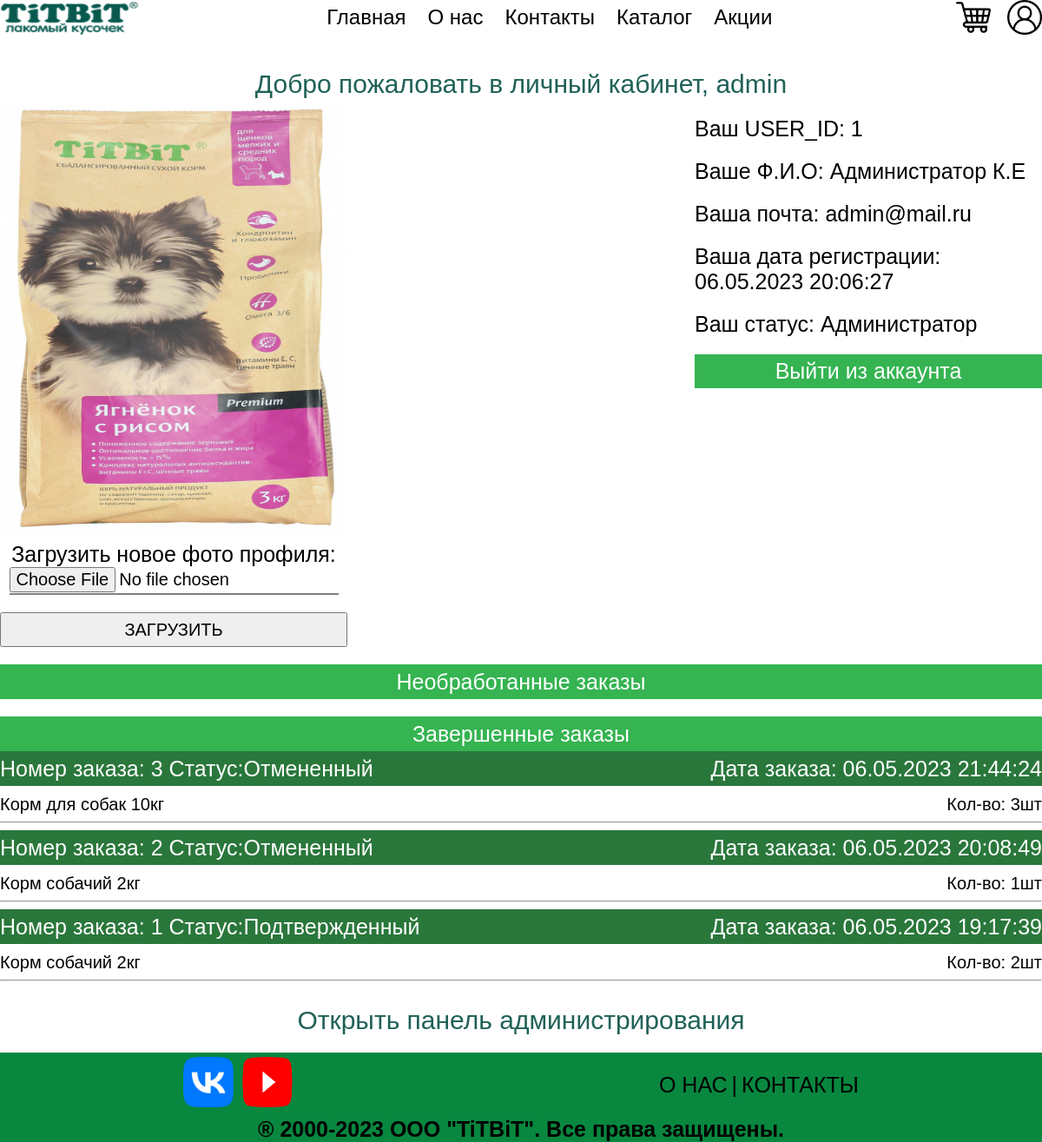
The app's page /user/profile.php (signed in), older data.
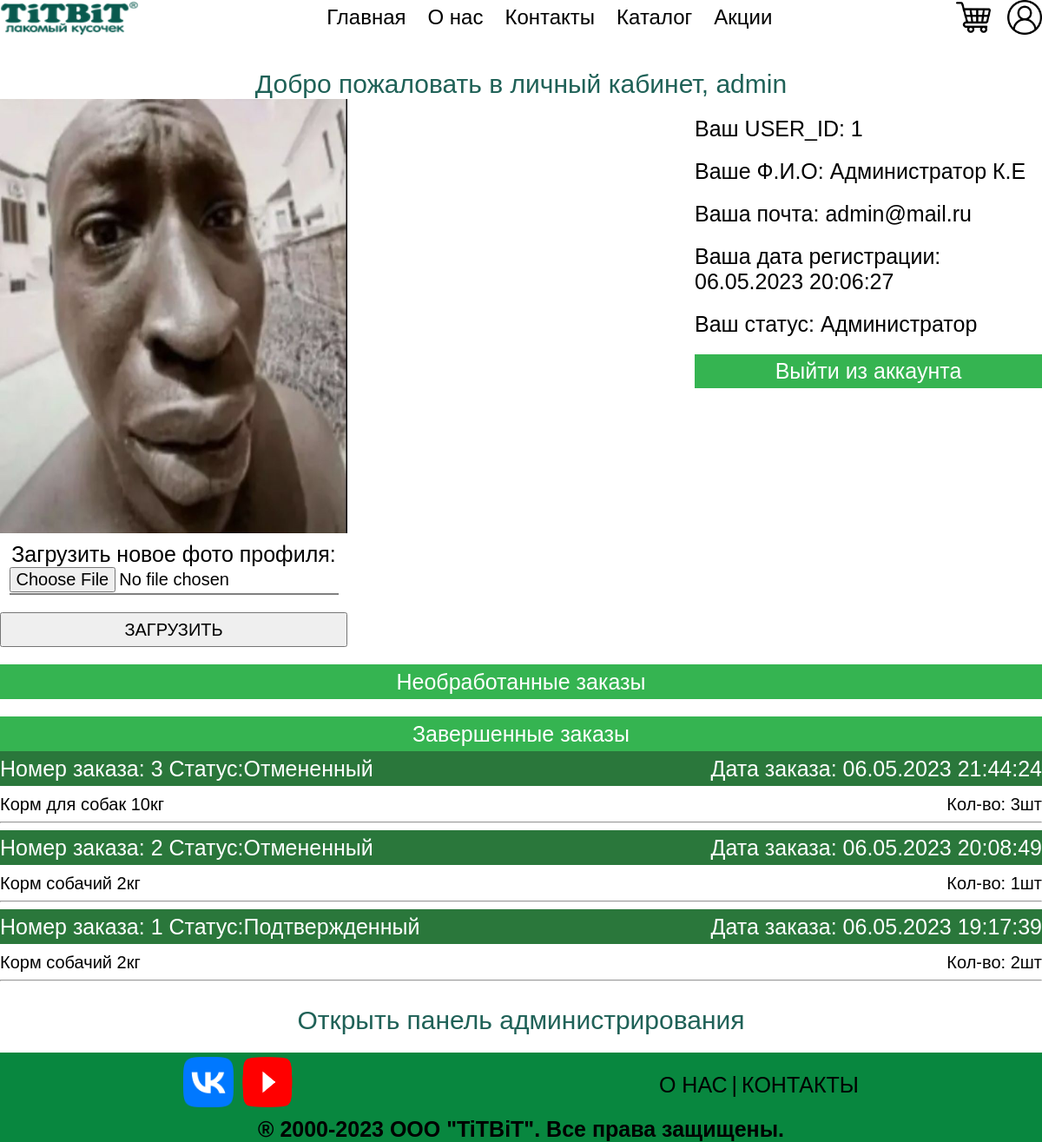
The same page, newer data.
### tables this page shows
CREATE TABLE `users` (
  `id` int(11) NOT NULL,
  `login` varchar(30) NOT NULL,
  `fullname` varchar(100) NOT NULL,
  `mail` varchar(50) NOT NULL,
  `pass` varchar(50) NOT NULL,
  `register_date` varchar(20) DEFAULT NULL,
  `status` int(10) DEFAULT NULL,
  `img` varchar(255) NOT NULL DEFAULT '',
  `cart` varchar(255) NOT NULL DEFAULT ''
);

CREATE TABLE `orders` (
  `id` int(11) NOT NULL,
  `user_id` int(11) NOT NULL,
  `items` varchar(255) NOT NULL,
  `date` varchar(20) NOT NULL,
  `status` int(10) NOT NULL DEFAULT '1',
  `description` varchar(255) DEFAULT NULL
);

CREATE TABLE `status_list` (
  `id` int(10) NOT NULL,
  `name` varchar(20) NOT NULL
);

CREATE TABLE `catalog` (
  `id` int(11) NOT NULL,
  `category` int(10) NOT NULL,
  `date` varchar(20) NOT NULL,
  `name` varchar(255) NOT NULL,
  `description` varchar(1024) NOT NULL,
  `photo` varchar(255) NOT NULL,
  `price` varchar(10) NOT NULL,
  `price_before` varchar(10) DEFAULT NULL,
  `qty` varchar(10) NOT NULL
);

### user/profile.php (the view, shortened to what this page needs)
<?php
require_once __DIR__ . '../../connect.php';
$userinfoquery = $pdo->query("SELECT * FROM `users` WHERE id = '".$_SESSION['user']['id']."'");
$userinfo = $userinfoquery->fetch();
?>
<!DOCTYPE html>
<html lang="en">
<head>
    <link rel="stylesheet" href="../style/style.css" type="text/css">
</head>
<body>
<div class="wrapper">
    <?php include '../user/header.php' ?>
    <div class="container">
        <div class="textBlock"><span>Добро пожаловать в личный кабинет, <?= $userinfo['login']?></span></div>
        <div class="userGUI">
            <div class="userphoto">
                <?php if($userinfo['img']):?><img src="../<?= $userinfo['img']?>"><?php else:?><img src="../img/nothing.png"><?php endif;?>
                <form class="userForm" action="userchange.php" method="POST" enctype='multipart/form-data'>
                    <label>Загрузить новое фото профиля:</label>
                    <input name="userimg" type="file">
                    <button type="submit">ЗАГРУЗИТЬ</button>
                </form>
            </div>
            <div class="userInfo">
                <div><span>Ваш USER_ID: <?= $userinfo['id']?></span></div>
                <div><span>Ваше Ф.И.О: <?= $userinfo['fullname']?></span></div>
                <div><span>Ваша почта: <?= $userinfo['mail']?></span></div>
                <div><span>Ваша дата регистрации: <?= $userinfo['register_date']?></span></div>
                <div>
                <span>Ваш статус:
                <?php
                if ($userinfo['status'] == 1){
                    echo 'Администратор';
                }
                ?>
                </span>
                </div>
                <div class="userInfoExit"><span><a href="logout.php">Выйти из аккаунта</a></span></div>
            </div>
            <div class="PurchaseHistoryNav">
                    <div class="PurchaseHistory">
                    <div class="profileTextBlock"><span>Необработанные заказы</span></div>
                        <div class="profileTextBlock"><span>Завершенные заказы</span></div>
                        <?php
                        $usercartquery = $pdo->query("SELECT * FROM `orders` WHERE user_id = '".$_SESSION['user']['id']."' AND status != 1 ORDER BY id DESC");
                        $usercart = $usercartquery->fetchAll();
                        ?>
                        <?php foreach ($usercart as $order): ?>
                        <?php
                        $statuslistquery = $pdo->query("SELECT `name` FROM `status_list` WHERE id = '".$order['status']."'");
                        $statuslist = $statuslistquery->fetch();
                        ?>
                            <div class="orderInProcessHeader"><span>Номер заказа: <?=$order['id']?> Статус:<?=$statuslist['name']?></span><div class="forHeader"><span>Дата заказа: <?=$order['date']?></span></div></div>
                        <?php
                        $usercart = explode(';',$order['items']);
                        $usercart = array_diff($usercart, array(''));
                        ?>
                        <?php foreach ($usercart as $item): ?>
                            <?php
                            $usercartexplode = explode('x',$item);
                            $itemquery = $pdo->query("SELECT * FROM `catalog` WHERE id = '".$usercartexplode['0']."'");
                            $itembase = $itemquery->fetch();
                        ?>
                        <div class="orderInProcess">
                            <div class="orderInProcessBody"><span><?=$itembase['name']?></span><span>Кол-во: <?=$usercartexplode['1']?>шт</span></div>
                            <hr>
                        </div>
                        <?php endforeach;?>
                        <?php endforeach;?>
                    </div>
                </div>
        </div>
        <?php if($userinfo['status'] == 1):?><div class="textBlock"><span><a href="../admin/admin.php">Открыть панель администрирования</a></span></div><?php endif;?>
    </div>
    <?php include 'footer.php' ?>
</div>
</body>
</html>

### user/header.php (shortened to what this page needs)
<!DOCTYPE html>
<header>
        <div class="logo">
            <a href="../index.php"><img src="../img/logo.png"></a>
        </div>
        <div class="buttons">
            <div><a href="../index.php">Главная</a></div>
            <div><a href="../about.php">О нас</a></div>
            <div><a href="../contacts.php">Контакты</a></div>
            <div class="catalogDiv"><a class="aDisable">Каталог</a></div>
            <div><a href="../promo.php?page=1">Акции</a></div>
        </div>
        <div class="menu">
            <a href="../user/cart.php"><img src="../img/cart.png"></a>
            <a href="../user/profile.php"><img src="../img/user.png"></a>
        </div>
    </header>

### user/footer.php
<!DOCTYPE html>
<footer>
    <div class="footerMain">
        <div>
            <div><a href="https://vk.com/titbitclub"><img src="../img/vk.png"></a><a href="https://www.youtube.com/user/TiTBiTlakomstva"><img src="../img/youtube.png"></a></div>
        </div>
        <div>
            <div><span><a href="../about.php">О НАС</a>|<a href="../contacts.php">КОНТАКТЫ</a></span></div>
        </div>
    </div>
    <div class="footerReg">
        <div>
            <span>® 2000-2023 ООО "TiTBiT". Все права защищены.</span>
        </div>
    </div>
</footer>

### style/style.css (style rules this page uses)
@media (min-width: 561px) { .userphoto { width: 50%; } }
@media (min-width: 561px) { .userphoto { width: 400px !important; } }
a { text-decoration: none; color: unset; }
html { height: 100%; }
body { margin: 0px; height: 100%; font-family: sans-serif; }
.logo { display: flex; height: 40px; padding-right: 15px; }
.logo img { width: 160px; height: 40px; }
.buttons { display: flex; height: 40px; }
.buttons div { padding: 0 10px 0 15px; font-size: 24px; align-self: center; cursor: pointer; }
.menu { height: 40px; }
.menu img { width: 40px; height: 40px; padding-left: 15px; }
header { height: 40px; flex-wrap: wrap; display: flex; justify-content: space-between; }
.aDisable { color: black; text-decoration: none; }
.container { margin-top: 20px; display: flex; flex-direction: column; flex: 1 1 auto; }
.wrapper { display: flex; flex-direction: column; min-height: 100%; }
footer { margin-top: 20px; background-color: #08873f; display: flex; font-size: 25px; width: 100%; margin-bottom: 0; flex: 0 0 auto; flex-direction: column; }
.footerMain { width: 100%; display: flex; justify-content: space-around; }
.footerMain div:nth-child(2) div { height: 100%; display: flex; }
.footerMain div:nth-child(2) div span { display: flex; align-self: center; flex-wrap: wrap; }
.footerMain div:nth-child(2) div span a { margin: 0 5px 0 5px; }
.footerMain div:nth-child(1) div { display: flex; flex-wrap: wrap; }
.footerReg { display: flex; width: 100%; justify-content: center; text-align: center; }
.footerReg div span { font-size: 25px; font-weight: bold; }
footer div img { width: 58px; height: 58px; margin: 5px 5px 5px 5px; }
.textBlock { margin-top: 20px; display: flex; justify-content: center; text-align: center; }
.textBlock span { align-self: center; font-size: 30px; color: #1F6157; }
.userForm { display: flex; flex-direction: column; justify-content: center; align-items: center; font-size: 25px; }
.userForm label { margin-top: 10px; }
.userForm input { font-size: 20px; height: 30px; border: unset; border-bottom: 2px solid grey; outline: none; flex-wrap: wrap; }
.userForm button { display: flex; align-self: center; align-items: center; justify-content: center; font-size: 20px; margin-top: 20px; height: 40px; width: 100%; }
.userGUI { display: flex; flex-wrap: wrap; flex-direction: row; justify-content: space-between; }
.userphoto { display: flex; flex-direction: column; }
.userphoto img { width: 100%; height: 500px; }
.userInfo { font-size: 25px; width: 400px; }
.userInfo div { margin-top: 20px; }
.userInfoExit { padding: 5px; background-color: #35b451; text-align: center; }
.userInfoExit a { color: white !important; }
.PurchaseHistory { width: 100%; }
.PurchaseHistoryNav { width: 100%; }
.profileTextBlock { margin-top: 20px; display: flex; justify-content: center; min-height: 40px; background-color: #35b451; text-align: center; }
.profileTextBlock span { align-self: center; font-size: 25px; color: white; }
.orderInProcessHeader { width: 100%; flex-wrap: wrap; display: flex; background-color: #2a773b; margin-bottom: 10px; justify-content: space-between; }
.orderInProcessBody { width: 100%; display: flex; flex-wrap: wrap; justify-content: space-between; }
.orderInProcessHeader span { font-size: 25px; align-self: center; color: white; }
.orderInProcessBody { display: flex; }
.orderInProcessBody span { font-size: 20px; }
.forHeader { min-height: 40px; display: flex; }

Row changes from the older to the newer data that the page shows:
changed users "admin": img: a different picture
